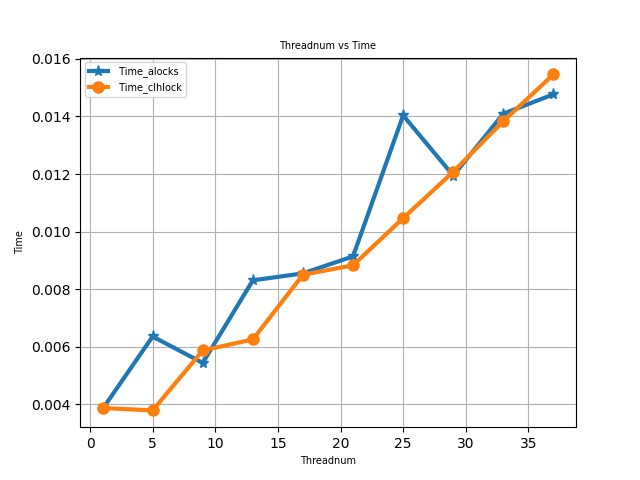

Generate this figure with Python:
import pandas as pd
import matplotlib.pyplot as plt
df = pd.read_csv('locklatency.csv')
columns = df.columns.tolist()
columns_num = len(columns) - 1
styles = ['*-', 'o-', 'x-', '+-']
ax = df.plot(x=columns[0], y=columns[1:], kind='line', linewidth=3, style=styles[:columns_num], markersize=8)

plt.title('Threadnum vs Time', fontsize=7)
plt.xlabel('Threadnum', fontsize=7)
plt.ylabel('Time', fontsize=7)
ax.legend(df.columns[1: ], fontsize=7)
plt.grid(True)
plt.savefig('plot.png')


